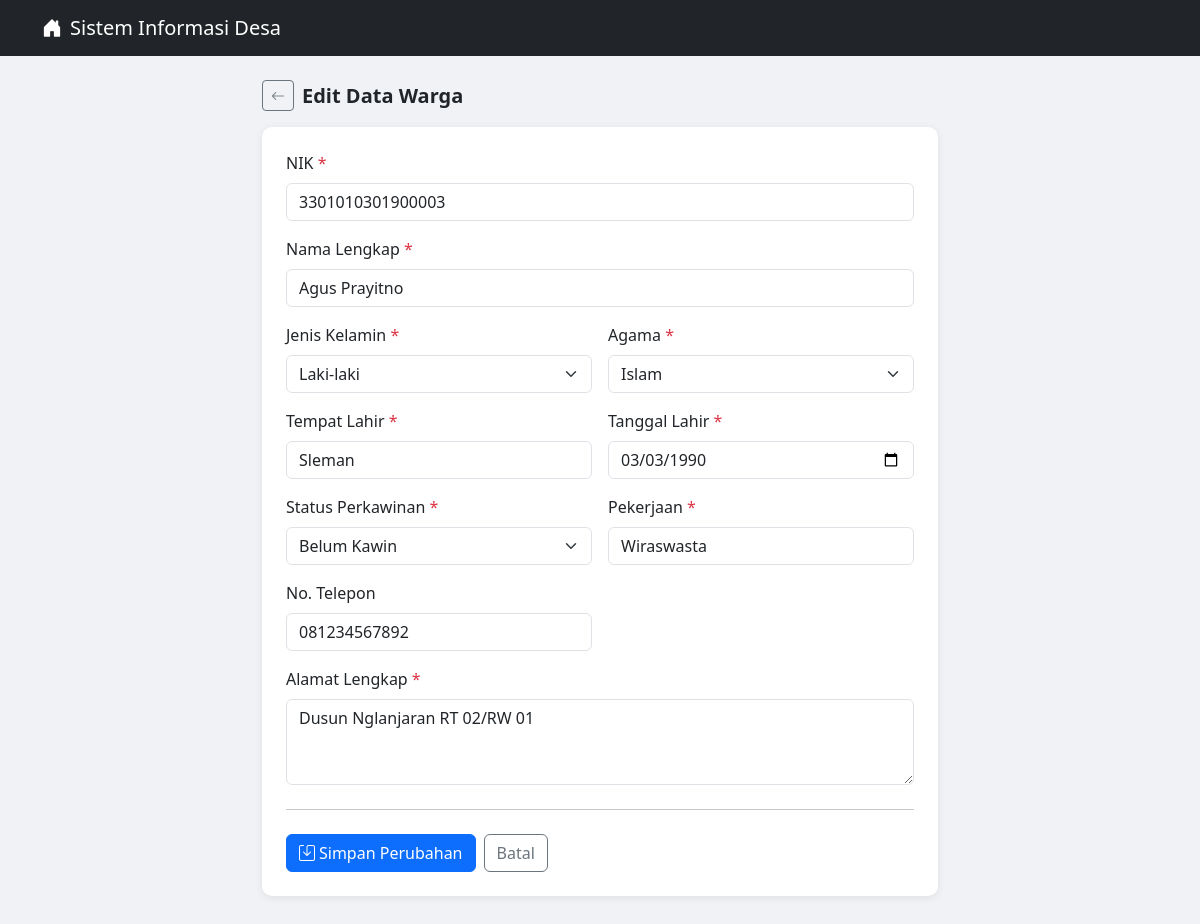
Page /praktikum_crud1/edit.php?id=3 on the committed database.
### tables this page shows
CREATE TABLE warga (
    id INT AUTO_INCREMENT PRIMARY KEY,
    nik VARCHAR(16) NOT NULL UNIQUE,
    nama VARCHAR(100) NOT NULL,
    jenis_kelamin ENUM('Laki-laki', 'Perempuan') NOT NULL,
    tempat_lahir VARCHAR(100) NOT NULL,
    tanggal_lahir DATE NOT NULL,
    agama VARCHAR(20) NOT NULL,
    pekerjaan VARCHAR(100) NOT NULL,
    alamat TEXT NOT NULL,
    no_telepon VARCHAR(15),
    status_perkawinan ENUM('Belum Kawin', 'Kawin', 'Cerai Hidup', 'Cerai Mati') NOT NULL DEFAULT 'Belum Kawin',
    created_at TIMESTAMP DEFAULT CURRENT_TIMESTAMP
);

### praktikum_crud1/edit.php (the view, shortened to what this page needs)
<!DOCTYPE html>
<html lang="id">
<head>
    <link rel="stylesheet" href="https://cdn.jsdelivr.net/npm/bootstrap@5.3.2/dist/css/bootstrap.min.css">
    <link rel="stylesheet" href="https://cdn.jsdelivr.net/npm/bootstrap-icons@1.11.3/font/bootstrap-icons.min.css">
</head>
<body>
<nav class="navbar navbar-dark bg-dark mb-4">
    <div class="container">
        <a href="index.php" class="navbar-brand text-decoration-none">
            <i class="bi bi-house-door-fill me-2"></i>Sistem Informasi Desa
        </a>
    </div>
</nav>
<div class="container mb-5" style="max-width: 700px;">
    <?php
    include_once("config.php");
    $id = (int) $_GET['id'];
    $result_cek = mysqli_query($conn, "SELECT * FROM warga WHERE id=$id");
    $data = mysqli_fetch_assoc($result_cek);
    $input  = $data;
    ?>
    <div class="d-flex align-items-center mb-3">
        <a href="index.php" class="btn btn-sm btn-outline-secondary me-2">
            <i class="bi bi-arrow-left"></i>
        </a>
        <h5 class="mb-0 fw-semibold">Edit Data Warga</h5>
    </div>
    <div class="card">
        <div class="card-body p-4">
            <form action="edit.php?id=<?= $id ?>" method="POST" novalidate>
                <div class="row g-3">
                    <div class="col-12">
                        <label class="form-label fw-medium">NIK <span class="text-danger">*</span></label>
                        <input type="text" name="nik" class="form-control"
                               maxlength="16"
                               value="<?= htmlspecialchars($input['nik']) ?>" required>
                    </div>
                    <div class="col-12">
                        <label class="form-label fw-medium">Nama Lengkap <span class="text-danger">*</span></label>
                        <input type="text" name="nama" class="form-control"
                               value="<?= htmlspecialchars($input['nama']) ?>" required>
                    </div>
                    <div class="col-md-6">
                        <label class="form-label fw-medium">Jenis Kelamin <span class="text-danger">*</span></label>
                        <select name="jenis_kelamin" class="form-select" required>
                            <option value="Laki-laki"  <?= $input['jenis_kelamin'] === 'Laki-laki'  ? 'selected' : '' ?>>Laki-laki</option>
                        </select>
                    </div>
                    <div class="col-md-6">
                        <label class="form-label fw-medium">Agama <span class="text-danger">*</span></label>
                        <select name="agama" class="form-select" required>
                            <?php
                            $agama_list = ['Islam','Kristen','Katolik','Hindu','Buddha','Konghucu'];
                            foreach ($agama_list as $ag):
                                $sel = ($input['agama'] === $ag) ? 'selected' : '';
                            ?>
                                <option value="<?= $ag ?>" <?= $sel ?>><?= $ag ?></option>
                            <?php endforeach; ?>
                        </select>
                    </div>
                    <div class="col-md-6">
                        <label class="form-label fw-medium">Tempat Lahir <span class="text-danger">*</span></label>
                        <input type="text" name="tempat_lahir" class="form-control"
                               value="<?= htmlspecialchars($input['tempat_lahir']) ?>" required>
                    </div>
                    <div class="col-md-6">
                        <label class="form-label fw-medium">Tanggal Lahir <span class="text-danger">*</span></label>
                        <input type="date" name="tanggal_lahir" class="form-control"
                               value="<?= htmlspecialchars($input['tanggal_lahir']) ?>" required>
                    </div>
                    <div class="col-md-6">
                        <label class="form-label fw-medium">Status Perkawinan <span class="text-danger">*</span></label>
                        <select name="status_perkawinan" class="form-select" required>
                            <?php
                            $status_list = ['Belum Kawin','Kawin','Cerai Hidup','Cerai Mati'];
                            foreach ($status_list as $st):
                                $sel = ($input['status_perkawinan'] === $st) ? 'selected' : '';
                            ?>
                                <option value="<?= $st ?>" <?= $sel ?>><?= $st ?></option>
                            <?php endforeach; ?>
                        </select>
                    </div>
                    <div class="col-md-6">
                        <label class="form-label fw-medium">Pekerjaan <span class="text-danger">*</span></label>
                        <input type="text" name="pekerjaan" class="form-control"
                               value="<?= htmlspecialchars($input['pekerjaan']) ?>" required>
                    </div>
                    <div class="col-md-6">
                        <label class="form-label fw-medium">No. Telepon</label>
                        <input type="text" name="no_telepon" class="form-control"
                               value="<?= htmlspecialchars($input['no_telepon']) ?>">
                    </div>
                    <div class="col-12">
                        <label class="form-label fw-medium">Alamat Lengkap <span class="text-danger">*</span></label>
                        <textarea name="alamat" class="form-control" rows="3"><?= htmlspecialchars($input['alamat']) ?></textarea>
                    </div>
                </div>
                <hr class="my-4">
                <div class="d-flex gap-2">
                    <button type="submit" name="update" class="btn btn-primary">
                        <i class="bi bi-save me-1"></i>Simpan Perubahan
                    </button>
                    <a href="index.php" class="btn btn-outline-secondary">Batal</a>
                </div>
            </form>
        </div>
    </div>
</div>
</body>
</html>

### praktikum_crud1/edit.php (style rules this page uses)
body { background-color: #f0f2f5; }
.card { border: none; border-radius: 10px; box-shadow: 0 2px 8px rgba(0,0,0,0.08); }

### rows in the picture
warga: nik "3301010301900003", nama "Agus Prayitno", jenis_kelamin "Laki-laki", tempat_lahir "Sleman", tanggal_lahir "03/03/1990", pekerjaan "Wiraswasta", no_telepon "081234567892", alamat "Dusun Nglanjaran RT 02/RW 01"

### other values in the picture
form field agama "Islam"
form field status_perkawinan "Belum Kawin"
